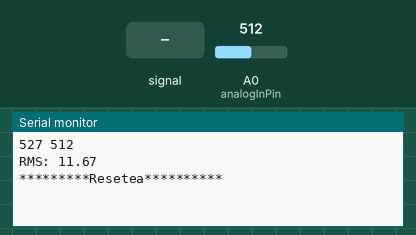
Recording of a sketch running on a simulated Arduino Uno, built with avr-gcc and run on an emulated ATmega328P. Parts: the last lines printed to the serial monitor. Inputs (shaded band) come from the test bench; at power-on: A0 (analogInPin) = 512.

Above: at 1.2 s.
1.3 s: A0 (analogInPin) fed a 200 Hz sine of ±81 counts around its level
2.8 s: A0 (analogInPin) set to 537
At 3.7 s:
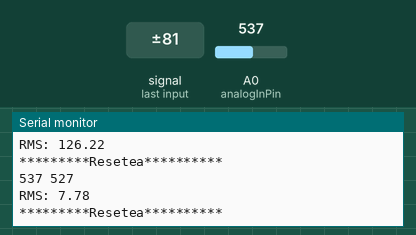
4.3 s: A0 (analogInPin) fed a 1000 Hz sine of ±255 counts around its level
5.8 s: A0 (analogInPin) set to 517
At 6.9 s:
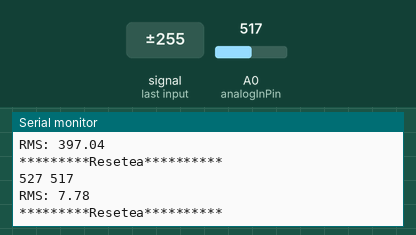
Timing chart, 0 to 8.3 s (numbered marks = the images above; inputs shaded):
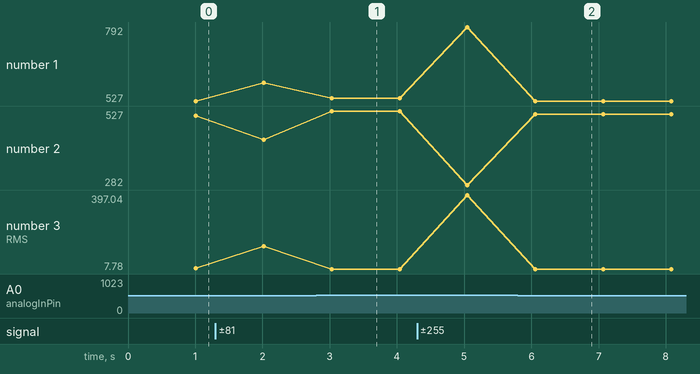

The sketch:

tension_220.ino
```cpp
const int analogInPin = A0;  // ESP8266 Analog Pin ADC0 = A0

int tension = 0;
int Ptension[] = {527, 527, 527, 527, 527};
int Mtension[] = {527, 527, 527, 527, 527};
float VtensionP = 0;
float VtensionM = 0;
float rms = 0;
//unsigned int NtensionP = 0;
//unsigned int NtensionM = 0;
unsigned int tiempoM = 0;
unsigned int muestras = 300;
float nyquist = 0;
unsigned int frecuencia = 50;
unsigned long comuDB = 0;
unsigned long muestreoV = 0;


void setup() {
  // initialize serial communication at 115200
  Serial.begin(115200);

}

void loop() {


  if (millis() - comuDB >= 1000)
  {
    comuDB = millis();

    //y = 2,1794x - 1148,6

    Ptension[0] = (Ptension[0] + Ptension[1] + Ptension[2] + Ptension[3] + Ptension[4]) / 5;
    Mtension[0] = (Mtension[0] + Mtension[1] + Mtension[2] + Mtension[3] + Mtension[4]) / 5;

    //y = 2.1794x - 1148.6
    //y = 2.2010x - 1158.1
    VtensionP = (float) 2.201 * Ptension[0] - 1158.1;
    VtensionM = (float) 2.201 * Mtension[0] - 1158.1;

    rms = round(VtensionP - VtensionM) / (2 * sqrt(2));

    Serial.println((String) Ptension[0] + " " + Mtension[0]);
    Serial.println((String)"RMS: " + rms);

    //int Ptension[] = {527, 527, 527, 527, 527};
    //int Mtension[] = {527, 527, 527, 527, 527};

    Serial.println("*********Resetea**********");

  }
  else
  {

    Ptension[0] = 527;
    Ptension[1] = 527;
    Ptension[2] = 527;
    Ptension[3] = 527;
    Ptension[4] = 527;
    Mtension[0] = 527;
    Mtension[1] = 527;
    Mtension[2] = 527;
    Mtension[3] = 527;
    Mtension[4] = 527;

    muestreoV = millis();

    for (int i = 0; i < muestras; i++)
    {
      tension = analogRead(analogInPin);
      //Serial.println((String)"Medición: " + tension);

      if (tension < 527) //Semiciclo negativo
      {
        for (int i = 0; i < 5; i++)
        {
          if (tension < Mtension[i])
          {
            Mtension[i] = tension;
            //Serial.println((String)"Mtension: " + Mtension + "," + Ptension);
            break;
          }
        }
      }
      else // tension >= 527  semiciclo positivo
      {
        for (int i = 0; i < 5; i++)
        {
          if (tension > Ptension[i])
          {
            Ptension[i] = tension;
            //Serial.println((String)"Mtension: " + Mtension + "," + Ptension);
            break;
          }
        }
      }
    }

    tiempoM = millis() - muestreoV;
    //Serial.println((String)"Tiempo de medición:" + tiempoM);
    //Serial.println((String) Ptension[0] + " " + Ptension[1] + " " + Ptension[2] + " " + Ptension[3] + " " + Ptension[4]);
    //Serial.println((String) Mtension[0] + " " + Mtension[1] + " " + Mtension[2] + " " + Mtension[3] + " " + Mtension[4]);


  }


}


//nyquist = muestras*(tiempoM*1000)*100/(frecuencia*2);

//nyquist = ((float)tiempoM*1000 / muestras) / (frecuencia * 2) * 100;

//muestras = muestras*((200-nyquist)/100);


//Serial.println((String)"Calidad: " + nyquist);

//Serial.println((String)"Muestras: " + muestras);


/*
  VtensionP = (float) 2.1763 * Ptension - 1141.5;
  VtensionM = (float) 2.1763 * Mtension - 1141.5;

  Serial.println((String)VtensionP + " " + VtensionM);

  rms = round(VtensionP - VtensionM) / (2 * sqrt(2));

  Serial.println((String)"RMS: " + rms);
*/
/*
  VtensionP = map(Ptension, 377, 672, -321, 321);
  VtensionM = map(Mtension, 377, 672, -321, 321);

  //Serial.println((String)VtensionP + " " + VtensionM);

  rms = (VtensionP - VtensionM) / (2 * sqrt(2));

  Serial.println((String)"RMS2: " + rms);
*/


//delay(973);
//}

// map it to the range of the PWM out
//outputValue = map(sensorValue, 377, 672, -321, 377);
//}
```

Measured:
- after the input at 2.8 s, the serial monitor: prints a new line after 0.23 s (image 1)
- after the input at 5.8 s, the serial monitor: prints a new line after 0.26 s (image 2)
- plotted number 1: 527 → 593 after the input at 1.3 s, 593 → 537 after the input at 2.8 s, 537 → 792 after the input at 4.3 s
- plotted number 2: 512 → 431 after the input at 1.3 s, 527 → 282 after the input at 4.3 s, 282 → 517 after the input at 5.8 s
- plotted number 3: 11.67 → 126.22 after the input at 1.3 s, 126.22 → 7.78 after the input at 2.8 s, 7.78 → 397.04 after the input at 4.3 s
